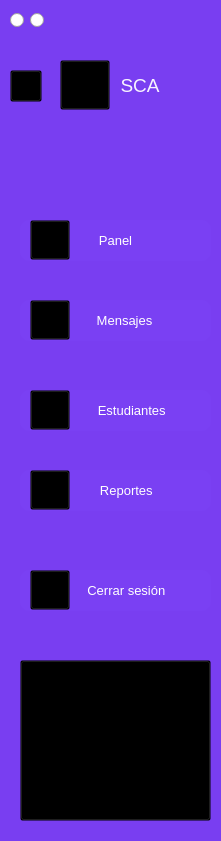
    <widget class="QFrame" name="frame_2">
     <property name="geometry">
      <rect>
       <x>0</x>
       <y>0</y>
       <width>221</width>
       <height>841</height>
      </rect>
     </property>
     <property name="styleSheet">
      <string notr="true">QFrame{
background-color:#793ef1;
border-radius:15px;


}</string>
     </property>
     <property name="frameShape">
      <enum>QFrame::StyledPanel</enum>
     </property>
     <property name="frameShadow">
      <enum>QFrame::Raised</enum>
     </property>
     <widget class="QPushButton" name="buttonDashboard">
      <property name="geometry">
       <rect>
        <x>20</x>
        <y>220</y>
        <width>191</width>
        <height>41</height>
       </rect>
      </property>
      <property name="font">
       <font>
        <family>Segoe UI</family>
        <pointsize>10</pointsize>
       </font>
      </property>
      <property name="cursor">
       <cursorShape>PointingHandCursor</cursorShape>
      </property>
      <property name="styleSheet">
       <string notr="true">QPushButton{
background-color:#7a40f3;
border-radius:10px;
color:#fffffe;
}
QPushButton:hover{
background-color:#672fda;
border-radius:10px;
color:#fffffe;
}</string>
      </property>
      <property name="text">
       <string>Panel</string>
      </property>
     </widget>
     <widget class="QPushButton" name="buttonMessage">
      <property name="geometry">
       <rect>
        <x>20</x>
        <y>300</y>
        <width>191</width>
        <height>41</height>
       </rect>
      </property>
      <property name="font">
       <font>
        <family>Segoe UI</family>
        <pointsize>10</pointsize>
       </font>
      </property>
      <property name="cursor">
       <cursorShape>PointingHandCursor</cursorShape>
      </property>
      <property name="styleSheet">
       <string notr="true">QPushButton{
background-color:#7a40f3;
border-radius:10px;
color:#fffffe;
}
QPushButton:hover{
background-color:#672fda;
border-radius:10px;
color:#fffffe;
}</string>
      </property>
      <property name="text">
       <string>     Mensajes</string>
      </property>
      <property name="iconSize">
       <size>
        <width>40</width>
        <height>40</height>
       </size>
      </property>
     </widget>
     <widget class="QPushButton" name="buttonStudents">
      <property name="geometry">
       <rect>
        <x>20</x>
        <y>390</y>
        <width>191</width>
        <height>41</height>
       </rect>
      </property>
      <property name="font">
       <font>
        <family>Segoe UI</family>
        <pointsize>10</pointsize>
       </font>
      </property>
      <property name="cursor">
       <cursorShape>PointingHandCursor</cursorShape>
      </property>
      <property name="styleSheet">
       <string notr="true">QPushButton{
background-color:#7a40f3;
border-radius:10px;
color:#fffffe;
}
QPushButton:hover{
background-color:#672fda;
border-radius:10px;
color:#fffffe;
}</string>
      </property>
      <property name="text">
       <string>         Estudiantes</string>
      </property>
      <property name="iconSize">
       <size>
        <width>40</width>
        <height>40</height>
       </size>
      </property>
     </widget>
     <widget class="QPushButton" name="buttonReports">
      <property name="geometry">
       <rect>
        <x>20</x>
        <y>470</y>
        <width>191</width>
        <height>41</height>
       </rect>
      </property>
      <property name="font">
       <font>
        <family>Segoe UI</family>
        <pointsize>10</pointsize>
       </font>
      </property>
      <property name="cursor">
       <cursorShape>PointingHandCursor</cursorShape>
      </property>
      <property name="styleSheet">
       <string notr="true">QPushButton{
background-color:#7a40f3;
border-radius:10px;
color:#fffffe;
}
QPushButton:hover{
background-color:#672fda;
border-radius:10px;
color:#fffffe;
}</string>
      </property>
      <property name="text">
       <string>      Reportes</string>
      </property>
      <property name="iconSize">
       <size>
        <width>40</width>
        <height>40</height>
       </size>
      </property>
     </widget>
     <widget class="QPushButton" name="pushButton">
      <property name="geometry">
       <rect>
        <x>20</x>
        <y>660</y>
        <width>191</width>
        <height>161</height>
       </rect>
      </property>
      <property name="styleSheet">
       <string notr="true">background-color:transparent;</string>
      </property>
      <property name="text">
       <string/>
      </property>
      <property name="icon">
       <iconset>
        <normaloff>../Resources/logo_admin.jpeg</normaloff>../Resources/logo_admin.jpeg</iconset>
      </property>
      <property name="iconSize">
       <size>
        <width>148</width>
        <height>128</height>
       </size>
      </property>
     </widget>
     <widget class="QPushButton" name="pushButton_4">
      <property name="geometry">
       <rect>
        <x>30</x>
        <y>390</y>
        <width>40</width>
        <height>40</height>
       </rect>
      </property>
      <property name="styleSheet">
       <string notr="true">background-color:transparent;</string>
      </property>
      <property name="text">
       <string/>
      </property>
      <property name="icon">
       <iconset>
        <normaloff>../Resources/group2.png</normaloff>../Resources/group2.png</iconset>
      </property>
      <property name="iconSize">
       <size>
        <width>40</width>
        <height>40</height>
       </size>
      </property>
     </widget>
     <widget class="QPushButton" name="pushButton_5">
      <property name="geometry">
       <rect>
        <x>30</x>
        <y>470</y>
        <width>40</width>
        <height>40</height>
       </rect>
      </property>
      <property name="styleSheet">
       <string notr="true">background-color:transparent;</string>
      </property>
      <property name="text">
       <string/>
      </property>
      <property name="icon">
       <iconset>
        <normaloff>../Resources/bars2.png</normaloff>../Resources/bars2.png</iconset>
      </property>
      <property name="iconSize">
       <size>
        <width>40</width>
        <height>40</height>
       </size>
      </property>
     </widget>
     <widget class="QPushButton" name="pushButton_6">
      <property name="geometry">
       <rect>
        <x>30</x>
        <y>300</y>
        <width>40</width>
        <height>40</height>
       </rect>
      </property>
      <property name="styleSheet">
       <string notr="true">background-color:transparent;</string>
      </property>
      <property name="text">
       <string/>
      </property>
      <property name="icon">
       <iconset>
        <normaloff>../Resources/sms2.png</normaloff>../Resources/sms2.png</iconset>
      </property>
      <property name="iconSize">
       <size>
        <width>40</width>
        <height>40</height>
       </size>
      </property>
     </widget>
     <widget class="QPushButton" name="pushButton_7">
      <property name="geometry">
       <rect>
        <x>30</x>
        <y>220</y>
        <width>40</width>
        <height>40</height>
       </rect>
      </property>
      <property name="styleSheet">
       <string notr="true">background-color:transparent;
color:white;</string>
      </property>
      <property name="text">
       <string/>
      </property>
      <property name="icon">
       <iconset>
        <normaloff>../Resources/panel3.png</normaloff>../Resources/panel3.png</iconset>
      </property>
      <property name="iconSize">
       <size>
        <width>40</width>
        <height>40</height>
       </size>
      </property>
     </widget>
     <widget class="QPushButton" name="pushButton_8">
      <property name="geometry">
       <rect>
        <x>60</x>
        <y>60</y>
        <width>50</width>
        <height>50</height>
       </rect>
      </property>
      <property name="styleSheet">
       <string notr="true">background-color:transparent;</string>
      </property>
      <property name="text">
       <string/>
      </property>
      <property name="icon">
       <iconset>
        <normaloff>../Resources/logo64px.png</normaloff>../Resources/logo64px.png</iconset>
      </property>
      <property name="iconSize">
       <size>
        <width>45</width>
        <height>45</height>
       </size>
      </property>
     </widget>
     <widget class="QLabel" name="label">
      <property name="geometry">
       <rect>
        <x>110</x>
        <y>70</y>
        <width>71</width>
        <height>31</height>
       </rect>
      </property>
      <property name="font">
       <font>
        <family>Segoe UI</family>
        <pointsize>14</pointsize>
        <weight>50</weight>
        <bold>false</bold>
       </font>
      </property>
      <property name="styleSheet">
       <string notr="true">QLabel{
background-color:transparent;
color:#f7f3fe;

}</string>
      </property>
      <property name="text">
       <string>  SCA</string>
      </property>
     </widget>
     <widget class="QPushButton" name="pushButton_9">
      <property name="geometry">
       <rect>
        <x>10</x>
        <y>70</y>
        <width>32</width>
        <height>32</height>
       </rect>
      </property>
      <property name="cursor">
       <cursorShape>PointingHandCursor</cursorShape>
      </property>
      <property name="styleSheet">
       <string notr="true">QPushButton{
background-color:transparent;
}

QPushButton:hover{
background-color:#672fda;
border-radius:10px;
color:#fffffe;
}</string>
      </property>
      <property name="text">
       <string/>
      </property>
      <property name="icon">
       <iconset>
        <normaloff>../Resources/menu.png</normaloff>../Resources/menu.png</iconset>
      </property>
      <property name="iconSize">
       <size>
        <width>32</width>
        <height>32</height>
       </size>
      </property>
     </widget>
     <widget class="QRadioButton" name="buttonMinimize">
      <property name="geometry">
       <rect>
        <x>30</x>
        <y>10</y>
        <width>16</width>
        <height>21</height>
       </rect>
      </property>
      <property name="cursor">
       <cursorShape>PointingHandCursor</cursorShape>
      </property>
      <property name="focusPolicy">
       <enum>Qt::NoFocus</enum>
      </property>
      <property name="toolTip">
       <string>Minimizar</string>
      </property>
      <property name="styleSheet">
       <string notr="true"/>
      </property>
      <property name="text">
       <string/>
      </property>
      <property name="autoExclusive">
       <bool>false</bool>
      </property>
     </widget>
     <widget class="QRadioButton" name="buttonExit">
      <property name="geometry">
       <rect>
        <x>10</x>
        <y>10</y>
        <width>16</width>
        <height>21</height>
       </rect>
      </property>
      <property name="cursor">
       <cursorShape>PointingHandCursor</cursorShape>
      </property>
      <property name="toolTip">
       <string>Salir</string>
      </property>
      <property name="text">
       <string/>
      </property>
     </widget>
     <widget class="QPushButton" name="buttonLogout">
      <property name="geometry">
       <rect>
        <x>20</x>
        <y>570</y>
        <width>191</width>
        <height>41</height>
       </rect>
      </property>
      <property name="font">
       <font>
        <family>Segoe UI</family>
        <pointsize>10</pointsize>
       </font>
      </property>
      <property name="cursor">
       <cursorShape>PointingHandCursor</cursorShape>
      </property>
      <property name="styleSheet">
       <string notr="true">QPushButton{
background-color:#7a40f3;
border-radius:10px;
color:#fffffe;
}
QPushButton:hover{
background-color:#672fda;
border-radius:10px;
color:#fffffe;
}</string>
      </property>
      <property name="text">
       <string>      Cerrar sesión</string>
      </property>
      <property name="iconSize">
       <size>
        <width>40</width>
        <height>40</height>
       </size>
      </property>
     </widget>
     <widget class="QPushButton" name="pushButton_25">
      <property name="geometry">
       <rect>
        <x>30</x>
        <y>570</y>
        <width>40</width>
        <height>40</height>
       </rect>
      </property>
      <property name="styleSheet">
       <string notr="true">background-color:transparent;</string>
      </property>
      <property name="text">
       <string/>
      </property>
      <property name="icon">
       <iconset>
        <normaloff>../Resources/salir.png</normaloff>../Resources/salir.png</iconset>
      </property>
      <property name="iconSize">
       <size>
        <width>40</width>
        <height>40</height>
       </size>
      </property>
     </widget>
    </widget>
